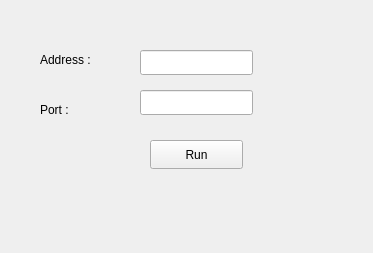
<?xml version="1.0" encoding="UTF-8"?>
<ui version="4.0">
 <class>MainWindow</class>
 <widget class="QMainWindow" name="MainWindow">
  <property name="geometry">
   <rect>
    <x>0</x>
    <y>0</y>
    <width>373</width>
    <height>253</height>
   </rect>
  </property>
  <property name="windowTitle">
   <string>MainWindow</string>
  </property>
  <widget class="QWidget" name="centralwidget">
   <widget class="QLineEdit" name="address">
    <property name="geometry">
     <rect>
      <x>140</x>
      <y>50</y>
      <width>113</width>
      <height>25</height>
     </rect>
    </property>
    <property name="autoFillBackground">
     <bool>false</bool>
    </property>
    <property name="styleSheet">
     <string notr="true">QLineEdit { selection-color: red }
QLineEdit { selection-background-color: black }
QLineEdit { placeholder-text-color: #800000ff } /* semi-transparent blue */</string>
    </property>
   </widget>
   <widget class="QPushButton" name="run_server">
    <property name="geometry">
     <rect>
      <x>150</x>
      <y>140</y>
      <width>93</width>
      <height>29</height>
     </rect>
    </property>
    <property name="styleSheet">
     <string notr="true">QPushButton::hover {
    
	background-color: rgb(132, 106, 98);
    }</string>
    </property>
    <property name="text">
     <string>Run</string>
    </property>
   </widget>
   <widget class="QLineEdit" name="Port">
    <property name="geometry">
     <rect>
      <x>140</x>
      <y>90</y>
      <width>113</width>
      <height>25</height>
     </rect>
    </property>
    <property name="styleSheet">
     <string notr="true">
/*background-color: rgb(203, 203, 203);*/
placeholder-text-color: #800000ff</string>
    </property>
   </widget>
   <widget class="QLabel" name="label_Address">
    <property name="geometry">
     <rect>
      <x>40</x>
      <y>50</y>
      <width>63</width>
      <height>20</height>
     </rect>
    </property>
    <property name="text">
     <string>Address :</string>
    </property>
   </widget>
   <widget class="QLabel" name="label_Port">
    <property name="geometry">
     <rect>
      <x>40</x>
      <y>100</y>
      <width>63</width>
      <height>20</height>
     </rect>
    </property>
    <property name="text">
     <string>Port :</string>
    </property>
   </widget>
  </widget>
 </widget>
 <tabstops>
  <tabstop>Port</tabstop>
  <tabstop>run_server</tabstop>
  <tabstop>address</tabstop>
 </tabstops>
 <resources/>
 <connections/>
</ui>
